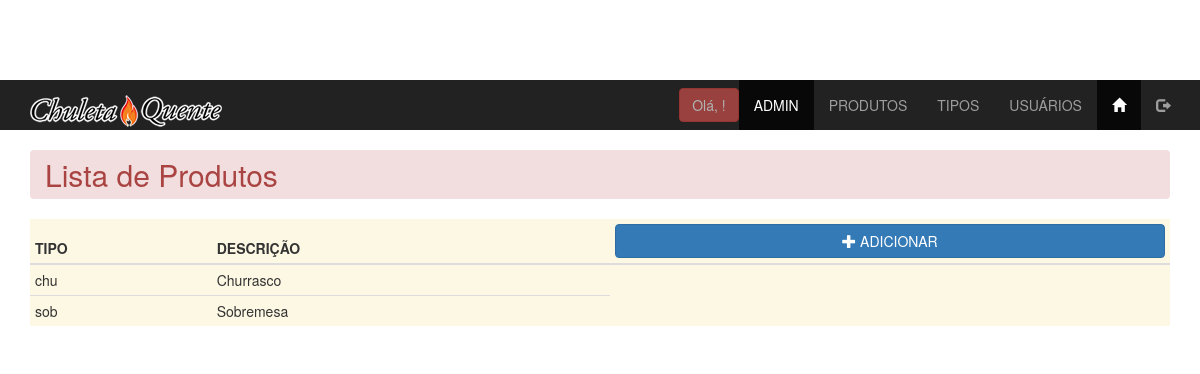
Screenshot of /view/admin/tipos_lista.php with the database file from the repository.
### tables this page shows
CREATE TABLE `tipos` (
  `id` int(11) NOT NULL,
  `sigla` varchar(3) NOT NULL,
  `rotulo` varchar(15) NOT NULL
);

### model/tipos_lista.php (called while the page is built, shortened)
<?php
class ListaTipos {
    private $conexao;
    public function __construct() {
        $this->conexao = new mysqli('localhost', 'root', '', 'tincphpdb01');
    }
    public function ListarTipos() {
        $sql = "SELECT * FROM tipos";
        $this->resultado = $this->conexao->query($sql);
        return $this->resultado;
    }
}
?>

### controller/Controller_tipos_lista.php (called while the page is built, shortened)
<?php
require_once __DIR__ .'../../model/tipos_lista.php';
    class TipoController {
        private $lista;
        public function __construct() {
            $this->lista = new ListaTipos();
        }
        public function obterTipos() {
            return $this->lista->ListarTipos();
        }
    }
?>

### view/admin/tipos_lista.php (the view, shortened to what this page needs)
<?php
    require_once __DIR__ . '/../../controller/Controller_tipos_lista.php';
    $controller = new TipoController();
    $lista = $controller->obterTipos();
?>
<!DOCTYPE html>
<html lang="pt-BR">
<head>
    <link rel="stylesheet" href="../../css/bootstrap.min.css">
    <link rel="stylesheet" href="../../css/estilo.css">
</head>
<body>
    <?php include 'menu_adm.php'; ?>
    <main class="container">
        <h2 class="breadcrumb alert-danger">Lista de Produtos</h2>
        <table class="table table-hover table-condensed tb-opacidade bg-warning">
            <thead>
                <tr>
                    <th>TIPO</th>
                    <th>DESCRIÇÃO</th>
                    <th>
                        <a href="tipos_insere.php" class="btn btn-block btn-primary">
                            <span class="glyphicon glyphicon-plus" aria-hidden="true"></span>
                            <span class="hidden-xs">ADICIONAR</span>
                        </a>
                    </th>
                </tr>
            </thead>
            <tbody>
                <?php if ($lista->num_rows > 0): ?>
                    <?php while ($row = $lista->fetch_assoc()): ?>
                        <tr>
                            <td><?php echo $row['sigla']; ?></td>
                            <td><?php echo $row['rotulo']; ?></td>
                        </tr>
                    <?php endwhile; ?>
                <?php endif; ?>
            </tbody>
        </table>
    </main>
</body>
</html>

### css/estilo.css (style rules this page uses)
body { margin-top: 40px; padding-top: 40px; }

### rows the page displays
tipos: sigla "chu", rotulo "Churrasco"
tipos: sigla "sob", rotulo "Sobremesa"
